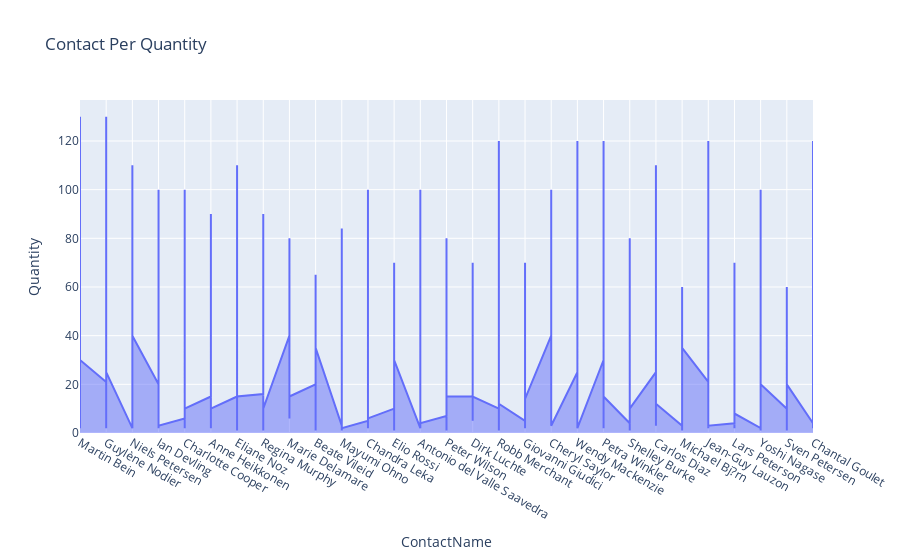

The cell this chart's notebook holds for it:
### Code cell
px.area(data_frame=df,x='ContactName',y='Quantity',title='Contact Per Quantity')

### Figure 1 — Plotly figure (JSON) as saved in the notebook; plotly's stock layout.template omitted (floating-point values rounded to 4 significant figures; data arrays with more than 128 entries replaced by an {"elided": "..."} marker saying what was removed)
{"data": [{"fillpattern": {"shape": ""}, "hovertemplate": "ContactName=%{x}<br>Quantity=%{y}<extra></extra>", "legendgroup": "", "line": {"color": "#636efa"}, "marker": {"symbol": "circle"}, "mode": "lines", "name": "", "orientation": "v", "showlegend": false, "stackgroup": "1", "type": "scatter", "x": {"elided": "2155 str values"}, "xaxis": "x", "y": {"elided": "2155 int values"}, "yaxis": "y"}], "layout": {"legend": {"tracegroupgap": 0}, "title": {"text": "Contact Per Quantity"}, "xaxis": {"anchor": "y", "domain": [0, 1], "title": {"text": "ContactName"}}, "yaxis": {"anchor": "x", "domain": [0, 1], "title": {"text": "Quantity"}}}}
